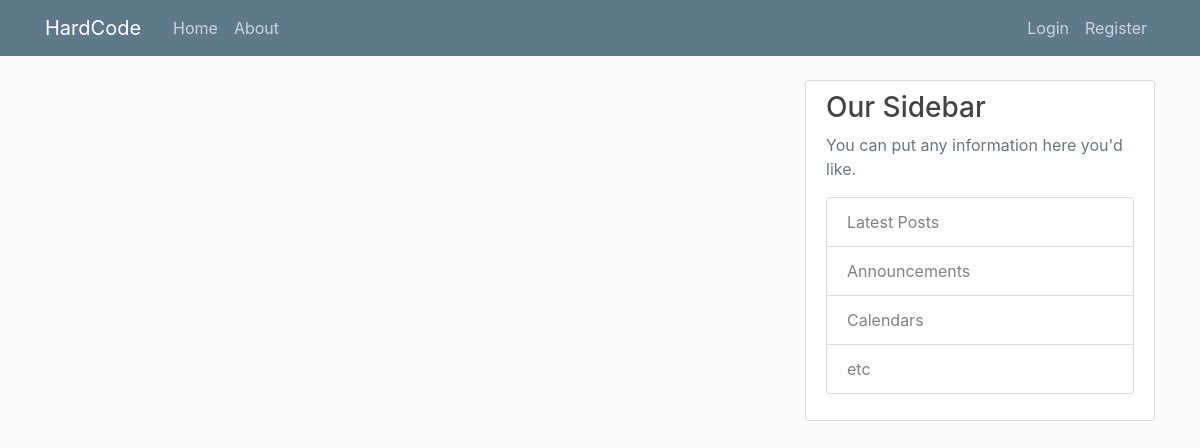
The app's page /, older data.
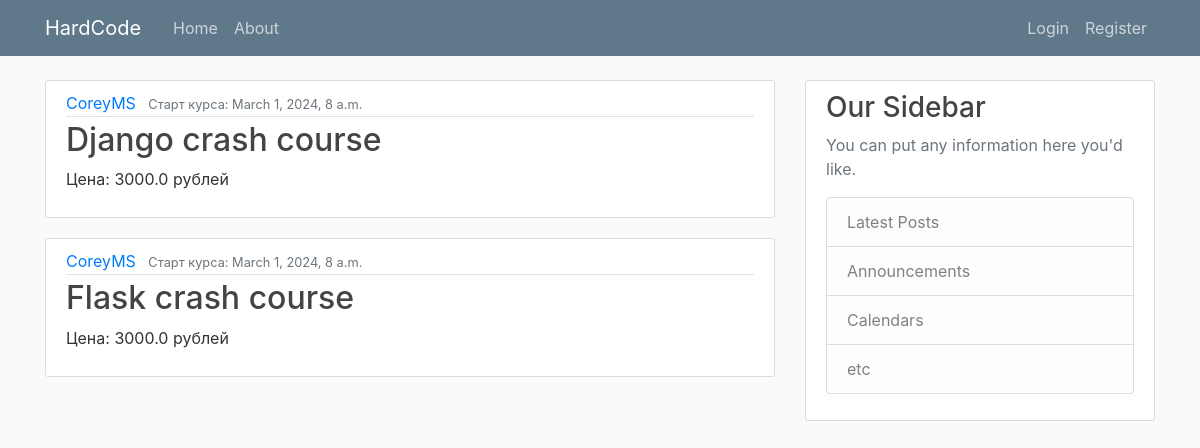
The same page, newer data.
### edu/models.py (models this page shows, shortened)
class Product(models.Model):
    author = models.CharField(max_length=100)
    title = models.CharField(max_length=200)
    start_date_time = models.DateTimeField()
    price = models.FloatField()
    min_users = models.IntegerField()
    max_users = models.IntegerField()

### edu/views.py (the view)
# urls.py: path('', views.home, name='edu-home'),
def home(request):
    context = {
        'title': 'Курсы',
        'products': Product.objects.all()
    }
    return render(request, 'edu/home.html', context)

### edu/templates/edu/home.html
{% extends "edu/base.html" %}
{% block content %}
    {% for product in products %}
        <article class="media content-section">
          <div class="media-body">
            <div class="article-metadata">
              <a class="mr-2" href="#">{{ product.author }}</a>
              <small class="text-muted">Старт курса: {{ product.start_date_time }} </small>
            </div>
            <h2><a class="article-title" href="#">{{ product.title }}</a></h2>
            <p class="article-content">Цена: {{ product.price }} рублей</p>
          </div>
        </article>
    {% endfor %}
{% endblock content %}

### edu/templates/edu/base.html (shortened to what this page needs)
{% load static %}
<!DOCTYPE html>
<html>
<head>
    <link rel="stylesheet" href="https://maxcdn.bootstrapcdn.com/bootstrap/4.0.0/css/bootstrap.min.css">
    <link rel="stylesheet" type="text/css" href="{% static 'edu/main.css' %}">
</head>
<body>
    <header class="site-header">
      <nav class="navbar navbar-expand-md navbar-dark bg-steel fixed-top">
        <div class="container">
          <a class="navbar-brand mr-4" href="{% url 'edu-home' %}">HardCode</a>
          <div class="collapse navbar-collapse" id="navbarToggle">
            <div class="navbar-nav mr-auto">
              <a class="nav-item nav-link" href="{% url 'edu-home' %}">Home</a>
              <a class="nav-item nav-link" href="{% url 'edu-about' %}">About</a>
            </div>
            <div class="navbar-nav">
              <a class="nav-item nav-link" href="#">Login</a>
              <a class="nav-item nav-link" href="#">Register</a>
            </div>
          </div>
        </div>
      </nav>
    </header>
    <main role="main" class="container">
      <div class="row">
        <div class="col-md-8">
          {% block content %}{% endblock %}
        </div>
        <div class="col-md-4">
          <div class="content-section">
            <h3>Our Sidebar</h3>
            <p class='text-muted'>You can put any information here you'd like.
              <ul class="list-group">
                <li class="list-group-item list-group-item-light">Latest Posts</li>
                <li class="list-group-item list-group-item-light">Announcements</li>
                <li class="list-group-item list-group-item-light">Calendars</li>
                <li class="list-group-item list-group-item-light">etc</li>
              </ul>
            </p>
          </div>
        </div>
      </div>
    </main>
</body>
</html>

### edu/static/edu/main.css (style rules this page uses)
body { background: #fafafa; color: #333333; margin-top: 5rem; }
h1, h2, h3, h4, h5, h6 { color: #444444; }
ul { margin: 0; }
.bg-steel { background-color: #5f788a; }
.site-header .navbar-nav .nav-link { color: #cbd5db; }
.content-section { background: #ffffff; padding: 10px 20px; border: 1px solid #dddddd; border-radius: 3px; margin-bottom: 20px; }
.article-title { color: #444444; }
.article-content { white-space: pre-line; }
.article-metadata { padding-bottom: 1px; margin-bottom: 4px; border-bottom: 1px solid #e3e3e3 }

Row changes from the older to the newer data that the page shows:
added Product: author "CoreyMS", start_date_time "March 1, 2024, 8 a.m.", title "Django crash course", price "3000.0"
added Product: author "CoreyMS", start_date_time "March 1, 2024, 8 a.m.", title "Flask crash course", price "3000.0"
